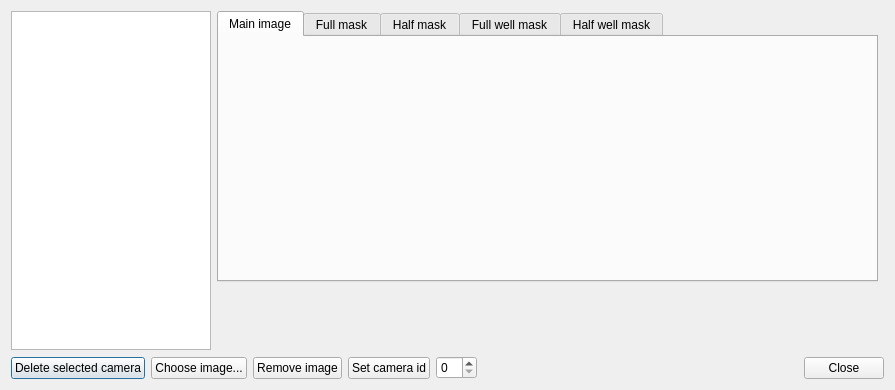
<?xml version="1.0" encoding="UTF-8"?>
<ui version="4.0">
 <class>CameraManager</class>
 <widget class="QDialog" name="CameraManager">
  <property name="geometry">
   <rect>
    <x>0</x>
    <y>0</y>
    <width>895</width>
    <height>390</height>
   </rect>
  </property>
  <property name="minimumSize">
   <size>
    <width>895</width>
    <height>332</height>
   </size>
  </property>
  <property name="windowTitle">
   <string>Camera editor</string>
  </property>
  <layout class="QGridLayout" name="gridLayout_2">
   <item row="0" column="0">
    <layout class="QHBoxLayout" name="horizontalLayout_3">
     <item>
      <widget class="QListWidget" name="lstCameras">
       <property name="minimumSize">
        <size>
         <width>200</width>
         <height>0</height>
        </size>
       </property>
       <property name="maximumSize">
        <size>
         <width>200</width>
         <height>16777215</height>
        </size>
       </property>
      </widget>
     </item>
     <item>
      <widget class="QStackedWidget" name="stackedWidget">
       <property name="frameShape">
        <enum>QFrame::NoFrame</enum>
       </property>
       <property name="currentIndex">
        <number>1</number>
       </property>
       <widget class="QWidget" name="pageSelectCamera">
        <widget class="QLabel" name="lblSelectCameraToEdit">
         <property name="geometry">
          <rect>
           <x>6</x>
           <y>140</y>
           <width>631</width>
           <height>20</height>
          </rect>
         </property>
         <property name="text">
          <string>Select a camera to edit it</string>
         </property>
         <property name="alignment">
          <set>Qt::AlignCenter</set>
         </property>
        </widget>
       </widget>
       <widget class="QWidget" name="pageCameraImages">
        <widget class="QTabWidget" name="tabWidget">
         <property name="geometry">
          <rect>
           <x>0</x>
           <y>0</y>
           <width>661</width>
           <height>271</height>
          </rect>
         </property>
         <property name="currentIndex">
          <number>0</number>
         </property>
         <widget class="QWidget" name="tabMainImage">
          <attribute name="title">
           <string>Main image</string>
          </attribute>
          <layout class="QGridLayout" name="gridLayout_4">
           <item row="0" column="0">
            <widget class="QLabel" name="lblMainImage">
             <property name="frameShape">
              <enum>QFrame::NoFrame</enum>
             </property>
             <property name="text">
              <string/>
             </property>
             <property name="scaledContents">
              <bool>true</bool>
             </property>
            </widget>
           </item>
          </layout>
         </widget>
         <widget class="QWidget" name="tabFullMask">
          <attribute name="title">
           <string>Full mask</string>
          </attribute>
          <layout class="QGridLayout" name="gridLayout_5">
           <item row="0" column="0">
            <widget class="QLabel" name="lblFullMask">
             <property name="frameShape">
              <enum>QFrame::NoFrame</enum>
             </property>
             <property name="text">
              <string/>
             </property>
             <property name="scaledContents">
              <bool>true</bool>
             </property>
            </widget>
           </item>
          </layout>
         </widget>
         <widget class="QWidget" name="tabHalfMask">
          <attribute name="title">
           <string>Half mask</string>
          </attribute>
          <layout class="QGridLayout" name="gridLayout_6">
           <item row="0" column="0">
            <widget class="QLabel" name="lblHalfMask">
             <property name="frameShape">
              <enum>QFrame::NoFrame</enum>
             </property>
             <property name="text">
              <string/>
             </property>
             <property name="scaledContents">
              <bool>true</bool>
             </property>
            </widget>
           </item>
          </layout>
         </widget>
         <widget class="QWidget" name="tabFullWellMask">
          <attribute name="title">
           <string>Full well mask</string>
          </attribute>
          <layout class="QGridLayout" name="gridLayout_7">
           <item row="0" column="0">
            <widget class="QLabel" name="lblFullWellMask">
             <property name="frameShape">
              <enum>QFrame::NoFrame</enum>
             </property>
             <property name="text">
              <string/>
             </property>
             <property name="scaledContents">
              <bool>true</bool>
             </property>
            </widget>
           </item>
          </layout>
         </widget>
         <widget class="QWidget" name="tabHalfWellMask">
          <attribute name="title">
           <string>Half well mask</string>
          </attribute>
          <layout class="QGridLayout" name="gridLayout_8">
           <item row="0" column="0">
            <widget class="QLabel" name="lblHalfWellMask">
             <property name="frameShape">
              <enum>QFrame::NoFrame</enum>
             </property>
             <property name="text">
              <string/>
             </property>
             <property name="scaledContents">
              <bool>true</bool>
             </property>
            </widget>
           </item>
          </layout>
         </widget>
        </widget>
       </widget>
      </widget>
     </item>
    </layout>
   </item>
   <item row="1" column="0">
    <layout class="QHBoxLayout" name="horizontalLayout_2">
     <item alignment="Qt::AlignBottom">
      <widget class="QPushButton" name="btnDeleteCamera">
       <property name="text">
        <string>Delete selected camera</string>
       </property>
      </widget>
     </item>
     <item alignment="Qt::AlignBottom">
      <widget class="QPushButton" name="btnSelectImage">
       <property name="text">
        <string>Choose image...</string>
       </property>
      </widget>
     </item>
     <item alignment="Qt::AlignBottom">
      <widget class="QPushButton" name="btnDeleteImage">
       <property name="text">
        <string>Remove image</string>
       </property>
      </widget>
     </item>
     <item alignment="Qt::AlignBottom">
      <widget class="QPushButton" name="btnSetCameraId">
       <property name="text">
        <string>Set camera id</string>
       </property>
      </widget>
     </item>
     <item alignment="Qt::AlignBottom">
      <widget class="QSpinBox" name="spnCameraId"/>
     </item>
     <item alignment="Qt::AlignBottom">
      <widget class="QDialogButtonBox" name="buttonBox">
       <property name="sizePolicy">
        <sizepolicy hsizetype="Expanding" vsizetype="Fixed">
         <horstretch>0</horstretch>
         <verstretch>0</verstretch>
        </sizepolicy>
       </property>
       <property name="standardButtons">
        <set>QDialogButtonBox::Close</set>
       </property>
      </widget>
     </item>
    </layout>
   </item>
  </layout>
 </widget>
 <resources/>
 <connections>
  <connection>
   <sender>buttonBox</sender>
   <signal>rejected()</signal>
   <receiver>CameraManager</receiver>
   <slot>reject()</slot>
   <hints>
    <hint type="sourcelabel">
     <x>777</x>
     <y>311</y>
    </hint>
    <hint type="destinationlabel">
     <x>447</x>
     <y>165</y>
    </hint>
   </hints>
  </connection>
 </connections>
</ui>
